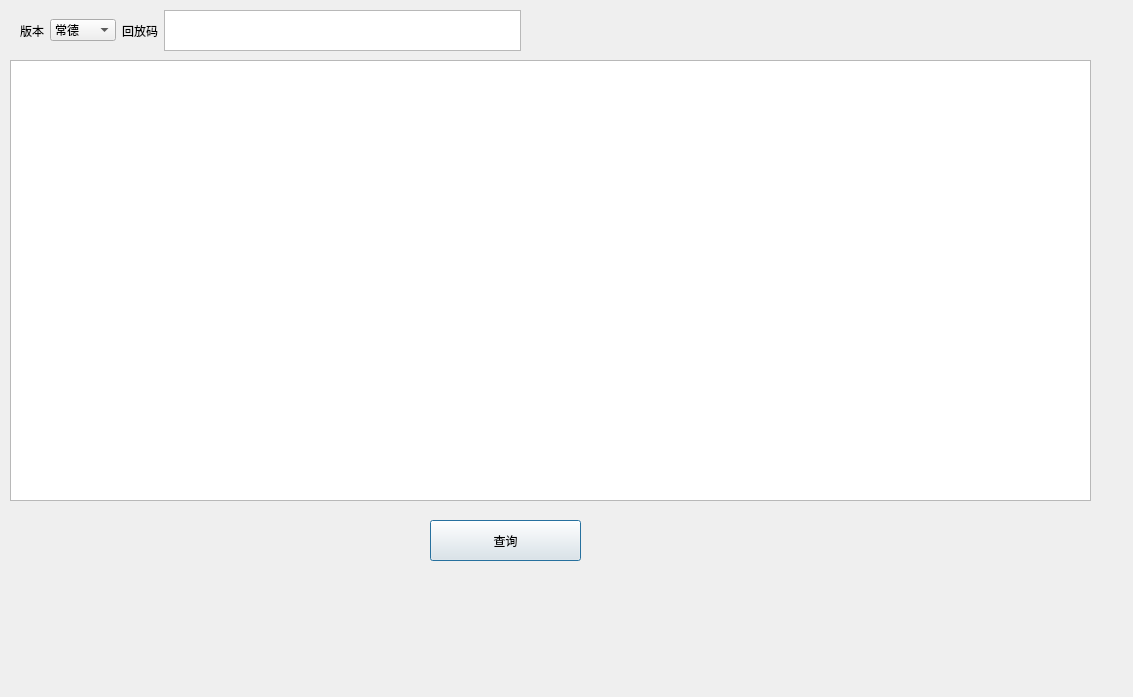
<?xml version="1.0" encoding="UTF-8"?>
<ui version="4.0">
 <class>Dialog</class>
 <widget class="QDialog" name="Dialog">
  <property name="geometry">
   <rect>
    <x>0</x>
    <y>0</y>
    <width>1133</width>
    <height>697</height>
   </rect>
  </property>
  <property name="windowTitle">
   <string>Dialog</string>
  </property>
  <widget class="QTextBrowser" name="outputBrowser">
   <property name="geometry">
    <rect>
     <x>10</x>
     <y>60</y>
     <width>1081</width>
     <height>441</height>
    </rect>
   </property>
  </widget>
  <widget class="QPushButton" name="queryPushButton">
   <property name="geometry">
    <rect>
     <x>430</x>
     <y>520</y>
     <width>151</width>
     <height>41</height>
    </rect>
   </property>
   <property name="text">
    <string>查询</string>
   </property>
  </widget>
  <widget class="QWidget" name="layoutWidget">
   <property name="geometry">
    <rect>
     <x>20</x>
     <y>10</y>
     <width>501</width>
     <height>41</height>
    </rect>
   </property>
   <layout class="QHBoxLayout" name="horizontalLayout">
    <item>
     <widget class="QLabel" name="version_label">
      <property name="text">
       <string>版本</string>
      </property>
     </widget>
    </item>
    <item>
     <widget class="QComboBox" name="versionComboBox">
      <item>
       <property name="text">
        <string>常德</string>
       </property>
      </item>
      <item>
       <property name="text">
        <string>长沙</string>
       </property>
      </item>
      <item>
       <property name="text">
        <string>主版本</string>
       </property>
      </item>
     </widget>
    </item>
    <item>
     <widget class="QLabel" name="card_number">
      <property name="text">
       <string>回放码</string>
      </property>
     </widget>
    </item>
    <item>
     <widget class="QTextEdit" name="playBackNumberTextEdit"/>
    </item>
   </layout>
  </widget>
 </widget>
 <resources/>
 <connections/>
</ui>
